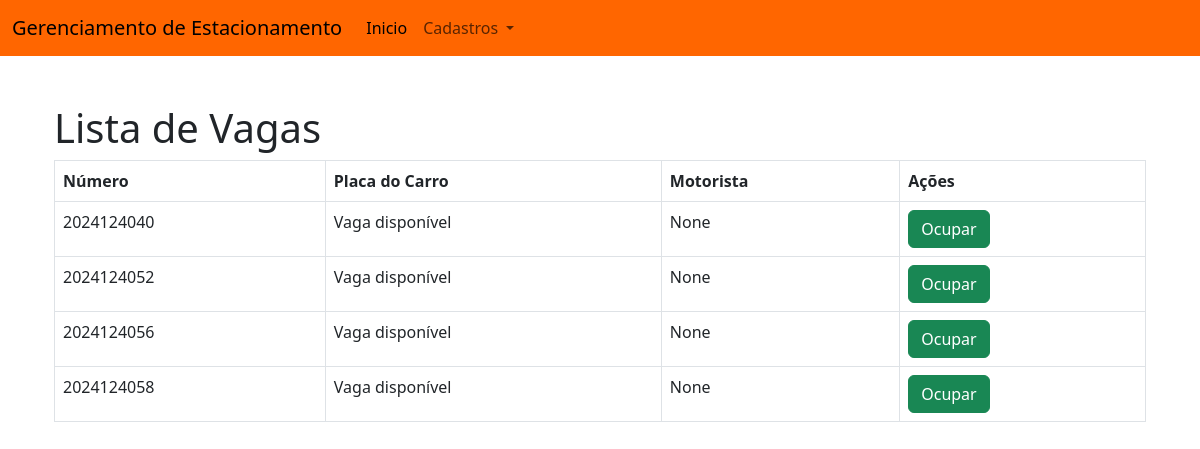
The page /vaga/ on the database as committed earlier.
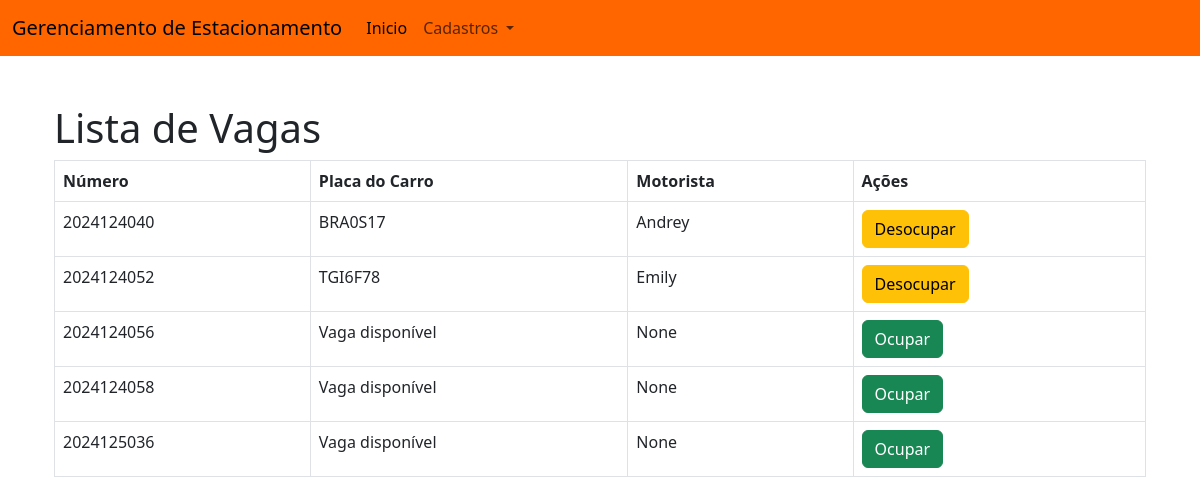
The same page on the database as committed later.
### monitoramento/models.py (models this page shows, shortened)
class Vaga(models.Model):
    numero = models.PositiveIntegerField(unique=True, blank=True, null=True)
    veiculo = models.OneToOneField(Veiculo, blank=True, null=True, on_delete=models.DO_NOTHING, related_name='vaga')
    motorista =  models.OneToOneField(Motorista, blank=True, null=True, on_delete=models.DO_NOTHING, related_name='vaga')

class Veiculo(models.Model):
    placa = models.CharField(max_length=7, unique=True)
    marca = models.CharField(max_length=50)
    modelo = models.CharField(max_length=50)
    cor = models.CharField(max_length=20)

class Motorista(models.Model):
    nome = models.CharField(max_length=100)
    cpf = models.CharField(max_length=11, unique=True)
    telefone = models.CharField(max_length=15)
    def __str__(self):
        return self.nome

### monitoramento/views.py (the view)
# urls.py: path('vaga/', views.crud_vagas, name='crud_vagas'),
def crud_vagas(request):
    vagas = Vaga.objects.all()
    return render(request, 'monitoramento/vagas.html', context={
        'vagas': vagas,
    })

### monitoramento/templates/monitoramento/vagas.html (shortened to what this page needs)
{% extends 'base.html' %}
{% block content %}
    <div class="container mt-5">
        <h1>Lista de Vagas</h1>
        <table class="table table-bordered">
            <thead>
                <tr>
                    {% if vagas %}
                        <th>Número</th>
                        <th>Placa do Carro</th>
                        <th>Motorista</th>
                        <th>Ações</th>
                    {% else %}
                        <th>Vagas</th>
                    {% endif %}
                </tr>
            </thead>
            <tbody>
                {% if vagas %}
                    {% for vaga in vagas %}
                        <tr>
                            <td>{{ vaga.numero }}</td>
                            {% if vaga.veiculo %}
                                <td>{{ vaga.veiculo.placa }}</td>
                            {% else %}
                                <td>Vaga disponível</td>
                            {% endif %}
                            <td>{{ vaga.motorista }}</td>
                            <td>
                                {% if vaga.veiculo and vaga.motorista %}
                                    <a href="{% url 'vagas_desocupar' vaga.numero %}" class="btn btn-warning">Desocupar</a>
                                {% else %}
                                    <a href="{% url 'vagas_ocupar' vaga.numero %}" class="btn btn-success">Ocupar</a>
                                {% endif %}
                            </td>
                        </tr>
                    {% endfor %}
                {% else %}
                    <tr>
                        <td colspan="4" class="text-center">Nenhuma vaga cadastrada</td>
                    </tr>
                {% endif %}
            </tbody>
        </table>
    </div>
{% endblock %}

### templates/base.html (shortened to what this page needs)
<!DOCTYPE html>
<html lang="en">
<head>
    <link href="https://cdn.jsdelivr.net/npm/bootstrap@5.3.0/dist/css/bootstrap.min.css" rel="stylesheet">
</head>
<body>
    {% block menu %}
       {% include 'menu.html' %}
    {% endblock menu %}
    <div class="container mt-5">
        {% block content %}
        {% endblock content %}
    </div>
</body>
</html>

### templates/menu.html (shortened to what this page needs)
<nav class="navbar navbar-expand-lg navbar-light" style="background-color: #ff6600;">
    <div class="container-fluid">
      <a class="navbar-brand" href="#">Gerenciamento de Estacionamento</a>
      <div class="collapse navbar-collapse" id="navbarNavDropdown">
        <ul class="navbar-nav">
          <li class="nav-item">
            <a class="nav-link active" aria-current="page" href="/">Inicio</a>
          </li>
          <li class="nav-item dropdown">
            <a class="nav-link dropdown-toggle" href="#" id="navbarDropdownMenuLink" role="button" data-bs-toggle="dropdown" aria-expanded="false">
              Cadastros
            </a>
          </li>
        </ul>
      </div>
    </div>
  </nav>

### templates/base.html (style rules this page uses)
html, body { height: 100%; }

Rows that differ between the two databases and show on the page:
changed Vaga: veiculo.placa (not shown) → "BRA0S17"; motorista "None" → "Andrey"; veiculo_id "Vaga disponível Ocupar" → "Desocupar"
changed Vaga: veiculo.placa (not shown) → "TGI6F78"; motorista "None" → "Emily"; veiculo_id "Vaga disponível Ocupar" → "Desocupar"
added Vaga: numero "2024125036", shows "Vaga disponível", motorista "None", shows "Ocupar"
